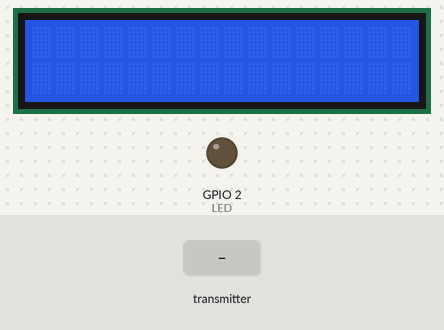
A sketch run on a simulated ESP32. Shown: 16×2 character LCD, output pins drawn as LEDs (lit = HIGH). The inputs (shaded band) are chosen by the test bench. WiFi joins after 1.5 s; servers stay silent unless stated; the local clock reads 2024-03-15 10:24:30 at power-on unless the sketch sets it; storage starts empty; what the sketch prints to the serial monitor is not drawn.

Above: at 7.7 s.
7.8 s: the transmitter starts sending sensor1 = 0
At 8.5 s:
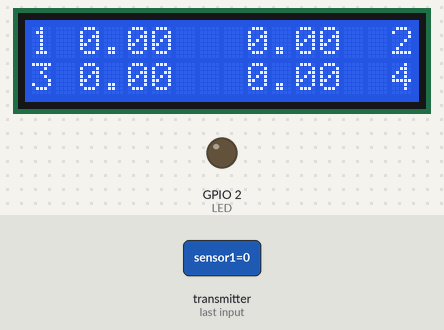
9.3 s: the transmitter starts sending sensor2 = 25
At 10.3 s:
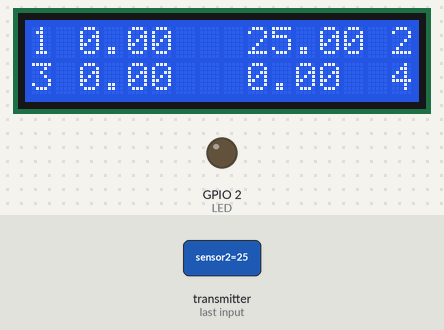
10.8 s: the transmitter starts sending sensor3 = 25
At 11.6 s:
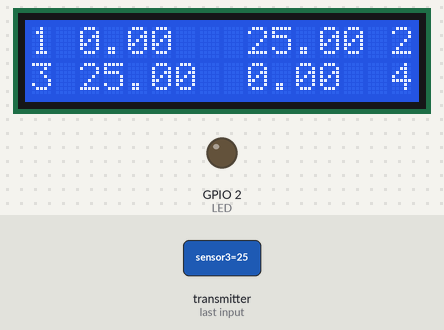
12.3 s: the transmitter starts sending sensor4 = 25
At 13.5 s:
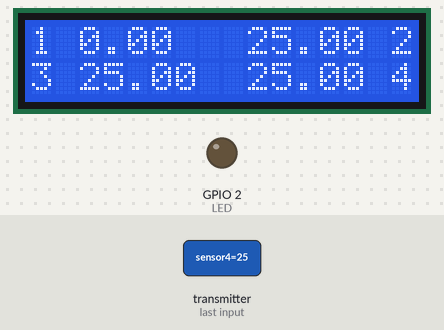
13.8 s: the transmitter starts sending sensor1 = 25
At 14.4 s:
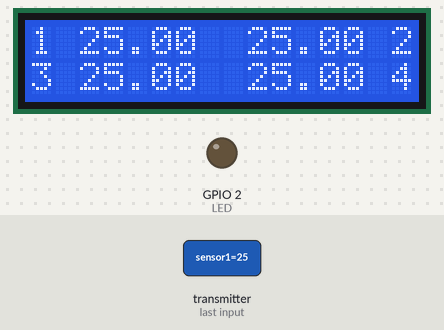
15.3 s: the transmitter starts sending sensor2 = 0
At 16.7 s:
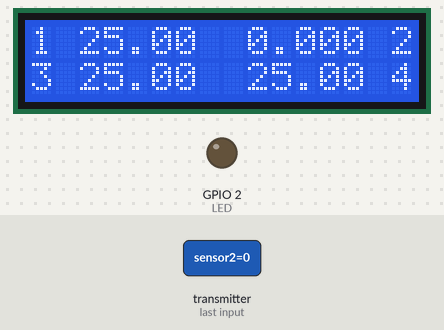
Timing chart, 0 to 17.8 s (numbered marks = the images above; inputs shaded):
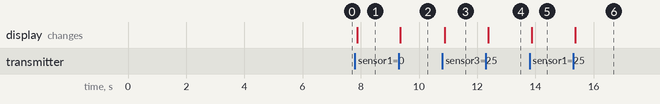

The sketch:

Receiver_Webserver_savingDataCSV.ino
```cpp
#include <LiquidCrystal_I2C.h>  // LCD
#include <esp_now.h>            // Wireless comm
#include <WiFi.h>               // Wireless comm
#include "time.h"               // Real Time Clock
#include "FS.h"                 // Saving data
#include "SD.h"                 // Saving data
#include "SPI.h"                // Saving data

LiquidCrystal_I2C lcd(0x27, 16, 2);  // LCD

#define LED 2  // Internal LED on reciever

#define FORMAT_LITTLEFS_IF_FAILED true

const char* Sensor1 = "Sensor 1";
const char* Sensor2 = "Sensor 2";
const char* Sensor3 = "Sensor 3";
const char* Sensor4 = "Sensor 4";


// Real Time Clock /////////////////////////////////////////////////////////////////////
const char* ssid = "york-connect";  // wifi network name

const char* ntpServer = "pool.ntp.org";  // server
const long gmtOffset_sec = -18000;       // timezone offset = TimezoneOffset x 60 x 60
const int daylightOffset_sec = 3600;     // daylight savings

int Day = 0;
int Month = 0;
int Year = 0;
int Hour = 0;
int Min = 0;

void printLocalTime() {
  struct tm timeinfo;
  if (!getLocalTime(&timeinfo)) {
    digitalWrite(LED, HIGH);
    return;
  }
  digitalWrite(LED, LOW);
  Serial.println(&timeinfo, "%A, %B %d %Y %H:%M:%S");
  Day = timeinfo.tm_mday;
  Month = timeinfo.tm_mon;
  Year = timeinfo.tm_year + 1900;
  Hour = timeinfo.tm_hour;
  Min = timeinfo.tm_min;
}
////////////////////////////////////////////////////////////////////////////////////////


// Wireless Comm ///////////////////////////////////////////////////////////////////////
typedef struct struct_message {

  float sensor1;
  float sensor2;
  float sensor3;
  float sensor4;
} struct_message;

// Create a struct_message called myData
struct_message myData;

// callback function that will be executed when data is received
void OnDataRecv(const uint8_t* mac, const uint8_t* incomingData, int len) {
  memcpy(&myData, incomingData, sizeof(myData));

  lcd.setCursor(0, 0);
  lcd.print("1");
  lcd.setCursor(15, 0);
  lcd.print("2");
  lcd.setCursor(0, 1);
  lcd.print("3");
  lcd.setCursor(15, 1);
  lcd.print("4");

  lcd.setCursor(2, 0);
  lcd.print(myData.sensor1);
  lcd.setCursor(9, 0);
  lcd.print(myData.sensor2);
  lcd.setCursor(2, 1);
  lcd.print(myData.sensor3);
  lcd.setCursor(9, 1);
  lcd.print(myData.sensor4);
}
////////////////////////////////////////////////////////////////////////////////////////

// Web server //////////////////////////////////////////////////////////////////////////
String sensor1State = "-127";
String sensor2State = "-127";
String sensor3State = "-127";
String sensor4State = "-127";

const char* Serverssid = "ESP32-Access-Point";
const char* Serverpassword = "123456789";

// Variable to store the HTTP request
String header;

// Set web server port number to 80
WiFiServer server(80);
String PDS = "off";
String CDS = "off";

/////////////////////////////////////////////////////////////////////////////////////////

// Saving Data ///////////////////////////////////////////////////////////////////////

void appendFile(const char* path, const char* sensor_number, float data) {
  //Serial.printf("Writing file: %s\r\n", path);

  File file = SD.open(path, FILE_APPEND);
  if (file) {
    file.print(sensor_number);
    file.print(",");
    file.println(data);
    file.close();


  } else {
    //Serial.println("Failed to open file for writing.");
  }
}
////////////////////////////////////////////////////////////////////////////////////////

void setup() {  // put your setup code here, to run once:
  // initialize LCD
  lcd.init();
  // turn on LCD backlight
  lcd.backlight();
  pinMode(LED, OUTPUT);
  Serial.begin(115200);

  // Connecting to Wifi /////////////////////////////////////////////////////////////////
  //Serial.printf("Connecting to %s ", ssid);
  WiFi.begin(ssid);  // connecting to wifi
  while (WiFi.status() != WL_CONNECTED) {
    delay(500);
    Serial.print(".");
  }
  Serial.println(" CONNECTED");
  //init and get the time
  delay(5000);
  configTime(gmtOffset_sec, daylightOffset_sec, ntpServer);
  WiFi.disconnect(true);
  WiFi.mode(WIFI_OFF);
  //////////////////////////////////////////////////////////////////////////////////////
  // Set device as a Wi-Fi Station
  WiFi.mode(WIFI_STA);
  // Init ESP-NOW
  if (esp_now_init() != ESP_OK) {
    //Serial.println("Error initializing ESP-NOW");
    lcd.setCursor(4, 0);
    lcd.print("Error :(");
    lcd.setCursor(0, 1);
    lcd.print("Not connected :(");
    return;
  }
  // Connect to Wi-Fi network with SSID and password
  //Serial.print("Setting AP (Access Point)…");
  // Remove the password parameter, if you want the AP (Access Point) to be open
  WiFi.softAP(Serverssid, Serverpassword);
  IPAddress IP = WiFi.softAPIP();
  //Serial.print("AP IP address: ");
  //Serial.println(IP);
  server.begin();
// CSV saving data //////////////////////////////////////////////////
  if (!SD.begin()) {
    //Serial.println("SD card mount failed!");
    return;
  }
  //Serial.println("SD card initialized.");

  // Optional: Write header if file doesn't exist yet
  if (SD.exists("/Data.csv")) {
    File file = SD.open("/Data.csv", FILE_APPEND);
    if (file) {
      file.println();
      file.println("Sensor,Temperature");
      file.close();
    }
  }
/////////////////////////////////////////////////////////////////////////

  // Once ESPNow is successfully Init, we will register for recv CB to
  // get recv packer info
  esp_now_register_recv_cb(esp_now_recv_cb_t(OnDataRecv));
}

void loop() {  // put your main code here, to run repeatedly:
  printLocalTime();
  //appendFile(LittleFS, "/Data.txt", MyTime);
  appendFile("/Data.csv", Sensor1, myData.sensor1);
  appendFile("/Data.csv", Sensor2, myData.sensor2);
  appendFile("/Data.csv", Sensor3, myData.sensor3);
  appendFile("/Data.csv", Sensor4, myData.sensor4);

  sensor1State = String(myData.sensor1);
  sensor2State = String(myData.sensor2);
  sensor3State = String(myData.sensor3);
  sensor4State = String(myData.sensor4);
  WiFiClient client = server.available();
  if (client) {                     // If a new client connects,
    Serial.println("New Client.");  // print a message out in the serial port
    String currentLine = "";        // make a String to hold incoming data from the client
    while (client.connected()) {    // loop while the client's connected
      if (client.available()) {     // if there's bytes to read from the client,
        char c = client.read();     // read a byte, then
        Serial.write(c);            // print it out the serial monitor
        header += c;
        if (c == '\n') {  // if the byte is a newline character
          // if the current line is blank, you got two newline characters in a row.
          // that's the end of the client HTTP request, so send a response:
          if (currentLine.length() == 0) {
            // HTTP headers always start with a response code (e.g. HTTP/1.1 200 OK)
            // and a content-type so the client knows what's coming, then a blank line:
            client.println("HTTP/1.1 200 OK");
            client.println("Content-type:text/html");
            client.println("Connection: close");
            client.println();

            sensor1State = String(myData.sensor1);
            sensor2State = String(myData.sensor2);
            sensor3State = String(myData.sensor3);
            sensor4State = String(myData.sensor4);


            // Display the HTML web page
            client.println("<!DOCTYPE html><html>");
            client.println("<head><meta name=\"viewport\" content=\"width=device-width, initial-scale=1\">");
            client.println("<link rel=\"icon\" href=\"data:,\">");
            // CSS to style the on/off buttons
            // Feel free to change the background-color and font-size attributes to fit your preferences
            client.println("<style>html { font-family: Helvetica; display: inline-block; margin: 0px auto; text-align: center;}");
            client.println(".button { background-color: #4CAF50; border: none; color: white; padding: 16px 40px;");
            client.println("text-decoration: none; font-size: 50px; margin: 2px; cursor: pointer;}");
            client.println(".button2 {background-color: #555555;}</style></head>");

            // Web Page Heading
            client.println("<body><h1>ESP32 Web Server</h1>");

            // Display current temp of sensor 1
            client.println("<p>Sensor 1: " + sensor1State + "</p>");

            // Display current temp of sensor 2
            client.println("<p>Sensor 2: " + sensor2State + "</p>");

            // Display current temp of sensor 2
            client.println("<p>Sensor 3: " + sensor3State + "</p>");
            // Display current temp of sensor 2
            client.println("<p>Sensor 4: " + sensor4State + "</p>");

            client.println("</body></html>");

            // The HTTP response ends with another blank line
            client.println();
            // Break out of the while loop
            break;
          } else {  // if you got a newline, then clear currentLine
            currentLine = "";
          }
        } else if (c != '\r') {  // if you got anything else but a carriage return character,
          currentLine += c;      // add it to the end of the currentLine
        }
      }
    }
    // Clear the header variable
    header = "";
    // Close the connection
    client.stop();
    Serial.println("Client disconnected.");
    Serial.println("");
  }
}


// client.println("<p>Sensor 1: " + sensor1 + "</p>");

//             // Display current temp of sensor 2
//             client.println("<p>Sensor 2: " + sensor2 + "</p>");

//             // Display current temp of sensor 2
//             client.println("<p>Sensor 3: " + sensor3 + "</p>");
//             // Display current temp of sensor 2
//             client.println("<p>Sensor 4: " + sensor4 + "</p>");
```

Measured:
- after the input at 7.8 s, the display: changes after 0.07 s (image 1)
- after the input at 9.3 s, the display: changes after 0.06 s (image 2)
- after the input at 10.8 s, the display: changes after 0.09 s (image 3)
- after the input at 12.3 s, the display: changes after 0.08 s (image 4)
- after the input at 13.8 s, the display: changes after 0.07 s (image 5)
- after the input at 15.3 s, the display: changes after 0.07 s (image 6)
